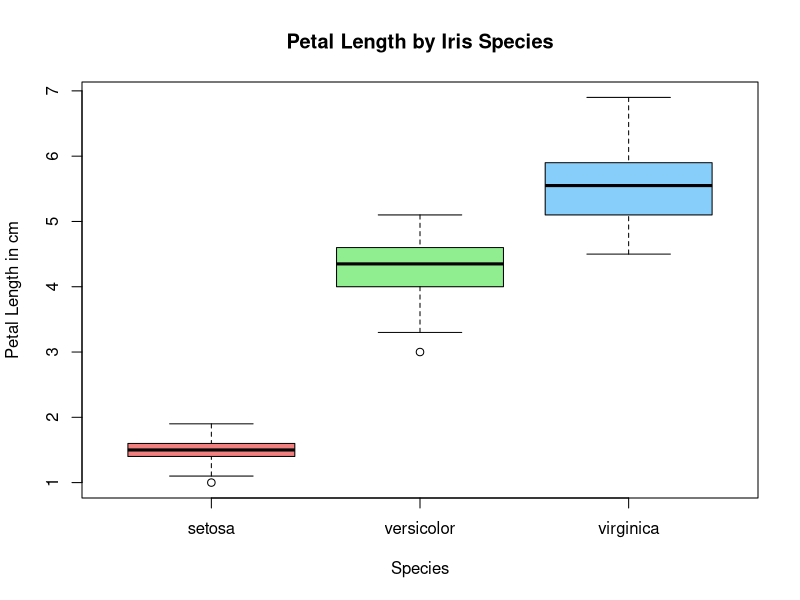
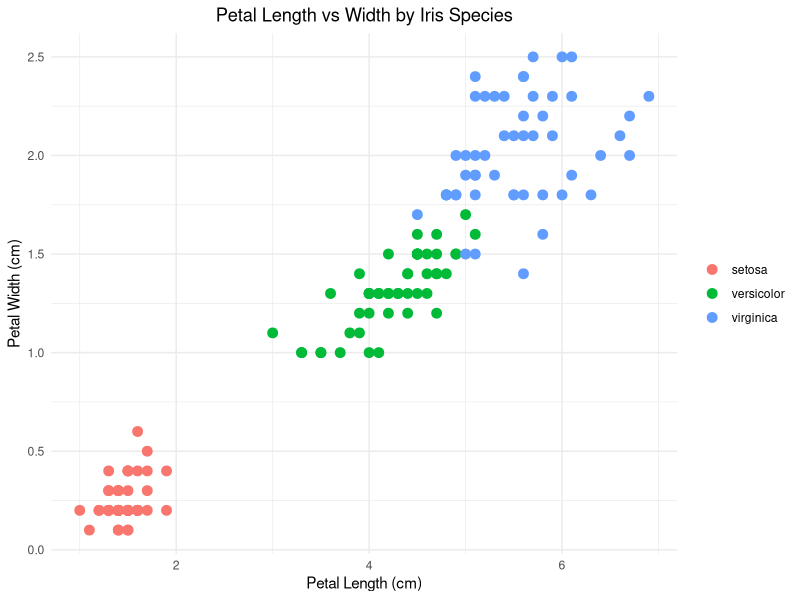

Write the R code that produced these figures, in order.
## ---- chunk 1
# Required libraries
library(dplyr) 
library(knitr)
library(ggplot2)
## ---- chunk 2
summary <- iris |>
  group_by(Species) |>
  summarise(
    Count        = n(),
    Sepal.Length = round(mean(Sepal.Length), 2),
    Sepal.Width  = round(mean(Sepal.Width), 2),
    Petal.Length = round(mean(Petal.Length), 2),
    Petal.Width  = round(mean(Petal.Width), 2)
  )

kable(summary, caption = "Average Measurements and Count for Each Species")
## ---- chunk 3
boxplot(Petal.Length ~ Species,
        data = iris,
        col = c("lightcoral", "lightgreen", "lightskyblue"),
        main = "Petal Length by Iris Species",
        xlab = "Species",
        ylab = "Petal Length in cm")
## ---- chunk 4
ggplot(iris, aes(x = Petal.Length, y = Petal.Width, color = Species)) +
  geom_point(size = 3) +
  labs(
    title = "Petal Length vs Width by Iris Species",
    x = "Petal Length (cm)",
    y = "Petal Width (cm)"
  ) +
  theme_minimal() +
  theme(
    plot.title = element_text(hjust = 0.5),
    legend.title = element_blank()
  )
